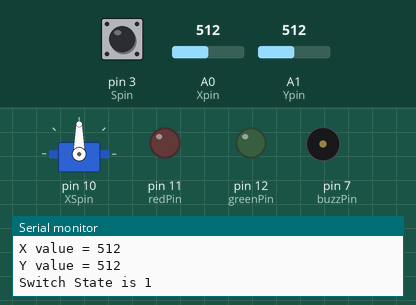
This sketch was run on a simulated Arduino Uno, built with avr-gcc and run on an emulated ATmega328P. On the bench: servo, output pins drawn as LEDs (lit = HIGH), buzzer (waves = sounding, pin HIGH), the last lines printed to the serial monitor. The inputs (shaded band) are chosen by the test bench; at power-on: A0 (Xpin) = 512, pin 3 (Spin) HIGH, A1 (Ypin) = 512.

Above: at 1.2 s.
1.3 s: A0 (Xpin) set to 716
At 2.7 s:
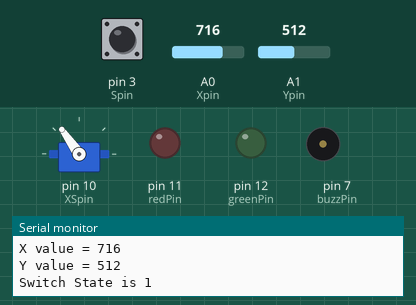
3.0 s: pin 3 (Spin) pulled LOW for 0.3 s
At 3.4 s:
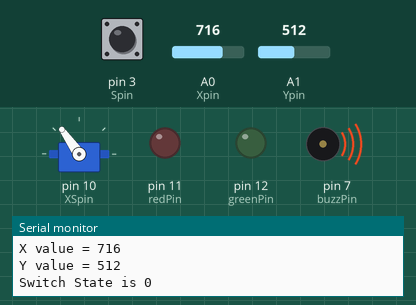
5.0 s: A0 (Xpin) set to 900
At 6.2 s:
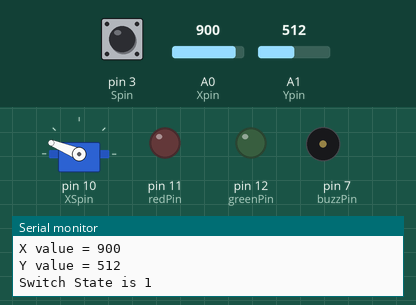
6.5 s: pin 3 (Spin) pulled LOW for 1 s
At 7.3 s:
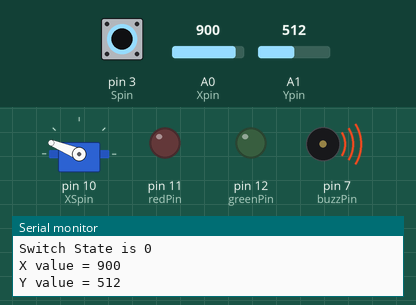
9.0 s: A0 (Xpin) set to 1010
At 10.4 s:
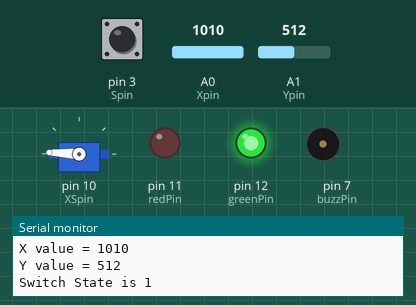
10.7 s: pin 3 (Spin) pulled LOW for 0.3 s
At 10.92 s:
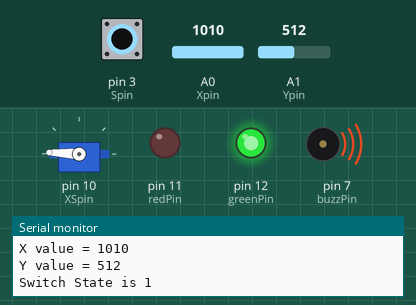
Timing chart, 0 to 13.5 s (numbered marks = the images above; inputs shaded):
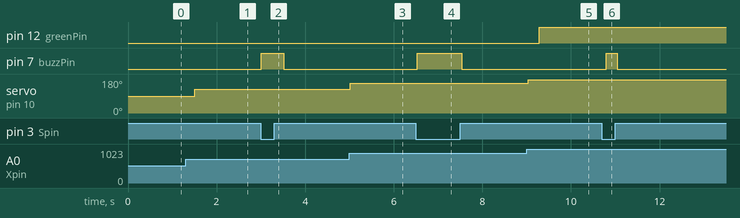

The sketch:

servoJOYSTICK.ino
```cpp
#include<Servo.h>
Servo Xservo;
int Xpin=A0;
int Ypin=A1;
int Spin=3;
int XSpin=10;
int buzzPin=7;
int WVx;
int Xval;
int Yval;
int Sval;
int dt=250;
int redPin=11;
int greenPin=12;

void setup() {
  // put your setup code here, to run once:
Serial.begin(9600);
pinMode(Xpin,INPUT);
pinMode(Ypin,INPUT);
pinMode(Spin,INPUT);
pinMode(XSpin,OUTPUT);
pinMode(buzzPin,OUTPUT);
Xservo.attach(XSpin);
digitalWrite(Spin,HIGH);
pinMode(redPin,OUTPUT);
pinMode(greenPin,OUTPUT);
}

void loop() {
  Xval=analogRead(Xpin);
  WVx=(180./1023.)*Xval;
  Yval=analogRead(Ypin);
  Sval=digitalRead(Spin);
  Xservo.write(WVx);
  if(Sval==0){
    digitalWrite(buzzPin,HIGH);
  }
  else{
   digitalWrite(buzzPin,LOW);
  }

  delay(dt);
  Serial.print("X value = ");
  Serial.println(Xval);
  Serial.print("Y value = ");
  Serial.println(Yval);
  Serial.print("Switch State is ");
  Serial.println(Sval);
  if(Xval<20){
    digitalWrite(redPin,HIGH);
    digitalWrite(greenPin,LOW);
  }
  if(Xval>1000){
    digitalWrite(redPin,LOW);
    digitalWrite(greenPin,HIGH);
  }
  // put your main code here, to run repeatedly:

}
```

Measured:
- after the input at 1.3 s, servo on pin 10 (XSpin): 90° → 125° after 0.21 s
- after the input at 3.0 s, pin 7 (buzzPin): LOW → HIGH at once, → LOW 0.50 s later
- after the input at 5.0 s, servo on pin 10 (XSpin): 125° → 158° at once
- after the input at 6.5 s, pin 7 (buzzPin): LOW → HIGH at once, → LOW 1.0 s later
- after the input at 9.0 s, pin 12 (greenPin): LOW → HIGH after 0.29 s; servo on pin 10 (XSpin): 158° → 177° at once
- after the input at 10.7 s, pin 7 (buzzPin): LOW → HIGH after 0.10 s, → LOW 0.25 s later
